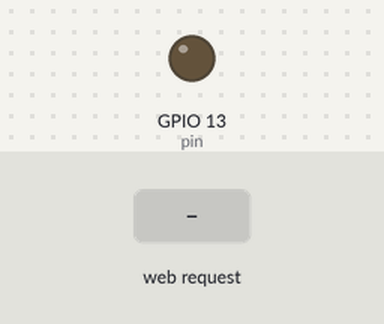
Simulated run of this sketch. Board: ESP8266 (NodeMCU). Parts: output pins drawn as LEDs (lit = HIGH). The test bench sets the inputs (shaded band). What the sketch prints to the serial monitor is not drawn.

Above: at 1.2 s.
1.3 s: HTTP request GET /led?state=0 received
At 1.7 s:
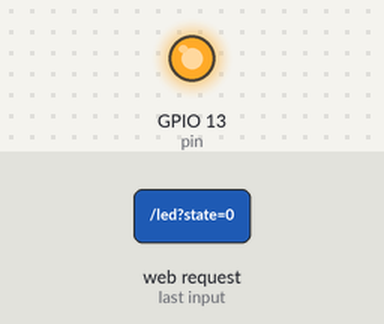
2.8 s: HTTP request GET /led received
At 4.0 s:
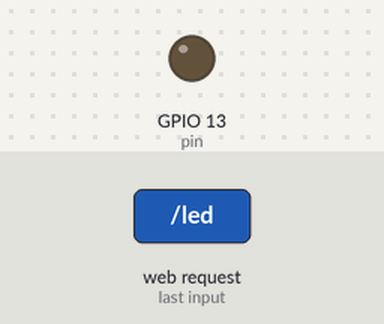
Timing chart, 0 to 5.8 s (numbered marks = the images above; inputs shaded):
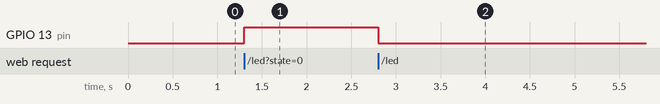

The sketch:

webpage_on_off.ino
```cpp
#include<ESP8266WebServer.h>
ESP8266WebServer server;

#define username "Keerthana"
#define password "123456789"

#define pin 13

String html="<html><head><title>ESP8266Webserver</title></head><body style=\"background: yellow\"><h1><center>IoT</center></h1><form>What do you want to do?<br><button type=\"submit\" name=\"state\"value=\"0\">LED ON</button><button type=\"submit\" name=\"state\" value=\"1\">LED OFF</button></form></body></html>";

void setup() {

  pinMode(pin,OUTPUT);
  Serial.begin(115200);
  WiFi.softAP(username,password);

  Serial.println(" ");
  IPAddress myIP=WiFi.softAPIP();

  Serial.print("AP IP address: ");
  Serial.println(myIP);

  server.begin();
  server.on("/led",led);

  }

void loop() {
  server.handleClient();
}

void led() {

  server.send(200, "text/html", html);

  if (server.arg("state")=="0") {
    digitalWrite(pin, HIGH);
  }

  else {
    digitalWrite(pin,LOW);
  }

}
```

Measured:
- after the input at 1.3 s, GPIO 13 (pin): LOW → HIGH at once
- after the input at 2.8 s, GPIO 13 (pin): HIGH → LOW at once
